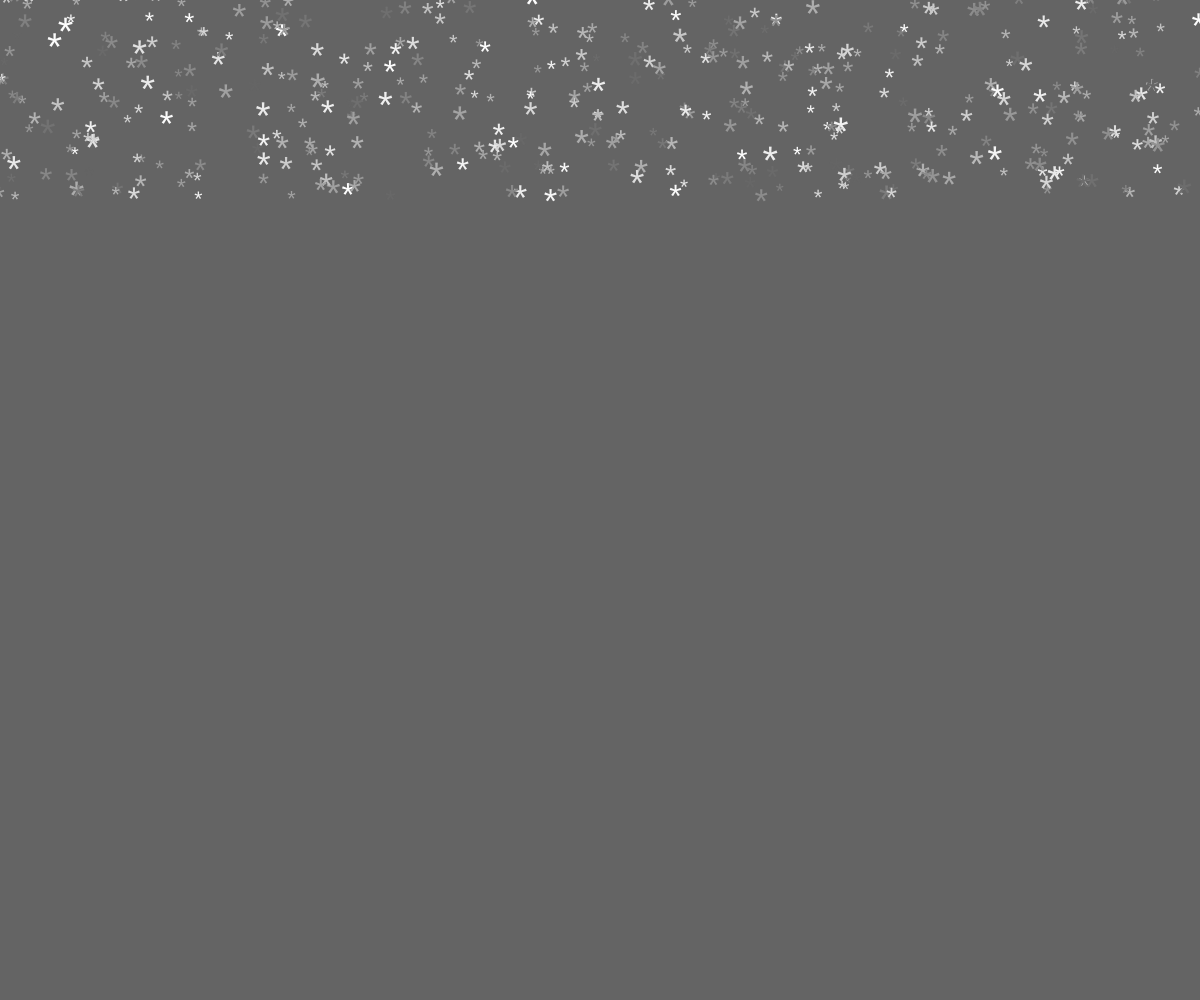
Frame 1 (no input)
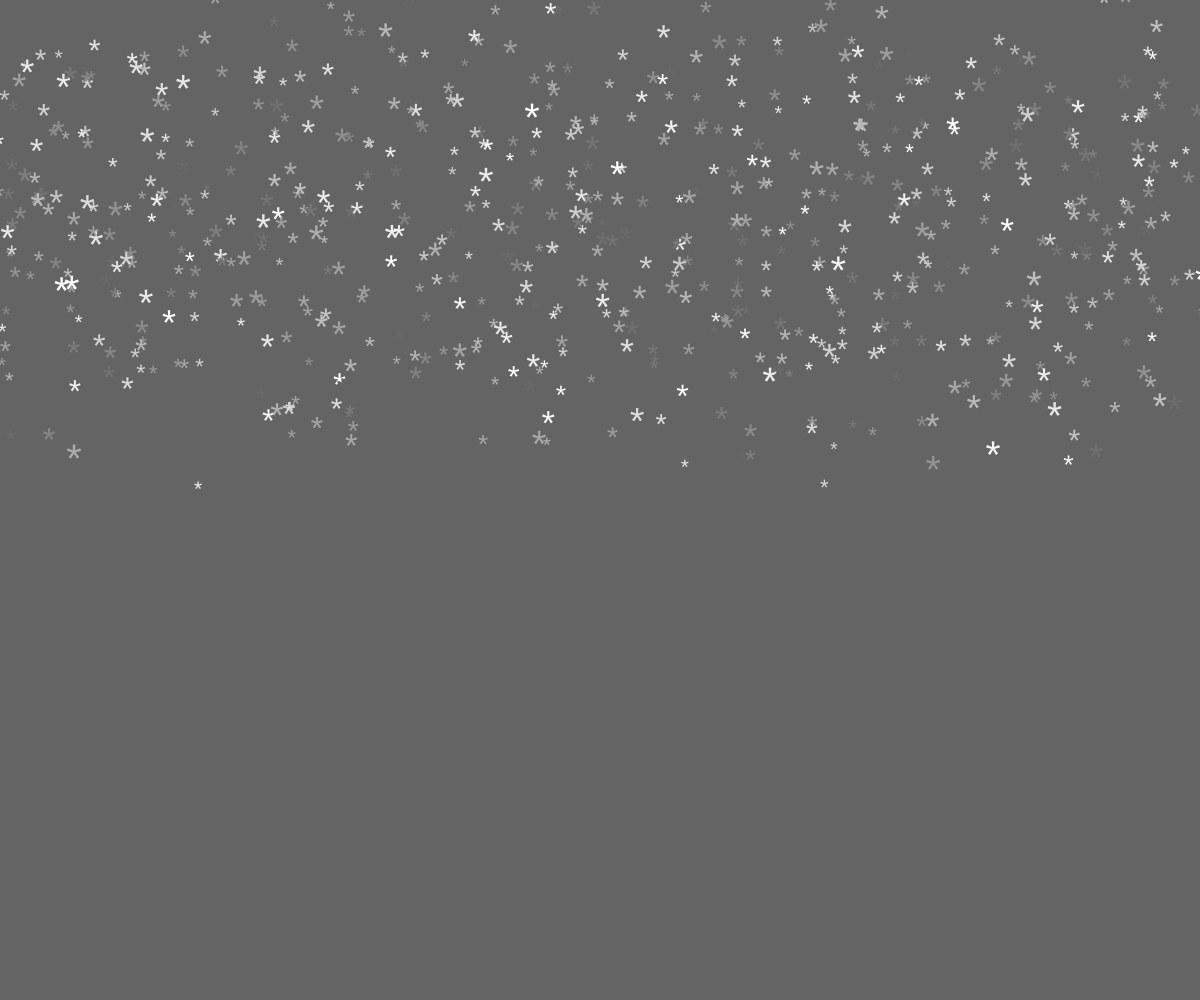
Frame 60 (no input)
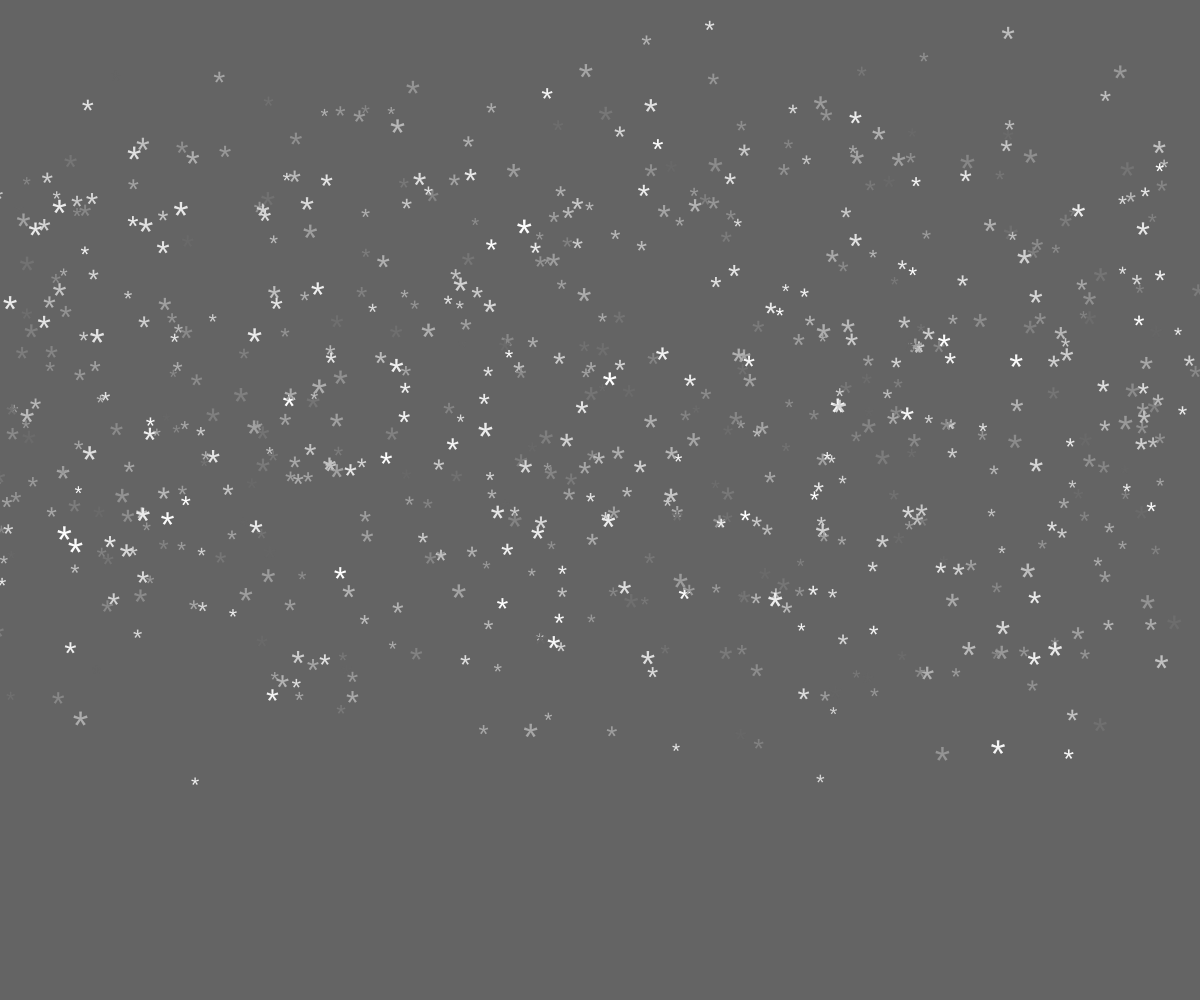
Frame 120 (the mouse pressed at the canvas centre since frame 60)

The p5.js sketch that drew these frames (run headless with seeded random() and noise() and a simulated clock; from frame 60 on, the mouse is pressed at the canvas centre):

// p5.js sketch
// ── sketch.js
let fiocchi

function setup() {
	createCanvas(windowWidth, windowHeight)

	fiocchi = []

	// crea una variabile composta (es. richiamabile tramite fiocchi[0].px)
	for(let i=0; i<700;i++){
		fiocchi[i] = {
			px : random(0, width),
			py : random(-100,200),
			dim : random(20,40),
			vel : random(1,5),
			col : random(100,255)
		}

	}

	
}

function windowResized() {
	resizeCanvas(windowWidth, windowHeight)
}

function draw() {
	// allinea il punto di spawn al centro del carattere
	background(100)
	textAlign(CENTER, CENTER)
	
	
	for(let i=0; i<fiocchi.length;i++){
		fill(fiocchi[i].col)
		// randomizza il movimento di caduta del fiocco
		fiocchi[i].px = fiocchi[i].px+random(-1.5,1.5)
		fiocchi[i].py = fiocchi[i].py+fiocchi[i].vel
	
		// quando il fiocco supera la fine della finestra 
		// viene ripristinato in cima
		if(fiocchi[i].py > height) {
			fiocchi[i].py = 0
		}
		
		// stampa il fiocco
		textSize(fiocchi[i].dim)
		text("*", fiocchi[i].px,fiocchi[i].py)
		
			
	}

	
}
